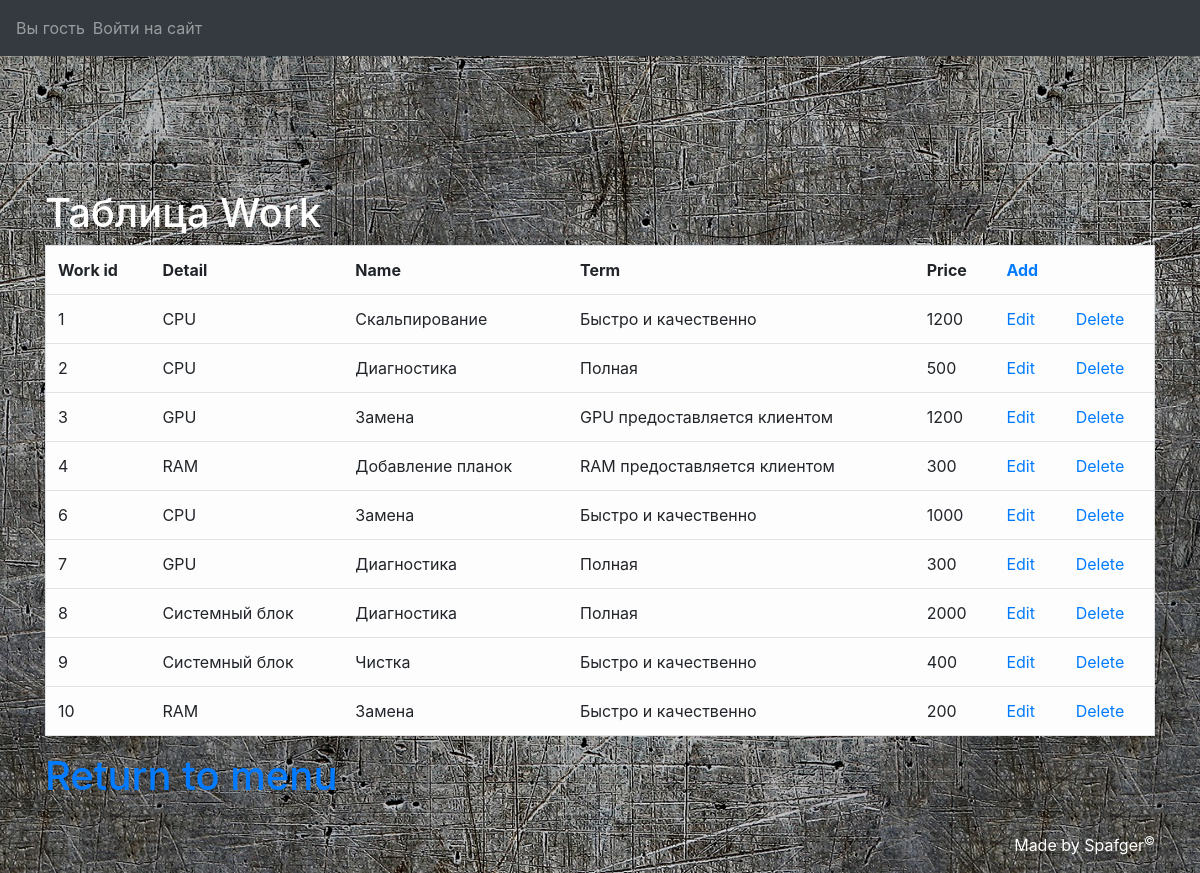
Page /LabaUD/mainmenu/Work/outwork on the committed database.
### LabaUD/models.py (models this page shows, shortened)
class Work(models.Model):
    id_work = models.AutoField(primary_key=True)
    detail = models.CharField(max_length=128)
    work_name = models.CharField(max_length=64)
    work_term = models.CharField(max_length=128)
    work_price = models.IntegerField()

### LabaUD/views.py (the view)
def outwork(request):
    cur_user = get_user(request)
    work_list = Work.objects.all()
    return render(request, "bdedit/Work/outwork.html", locals())

### templates/bdedit/Work/outwork.html (shortened to what this page needs)
{% extends "base.html" %}
{% block content %}
    <div class="container">
        <h1 style="color: #FFFFFF">Таблица Work</h1>
        <table class="table table-light border table-hover" align="center">
            <tr class="bold_text">
                <td>Work id</td>
                <td>Detail</td>
                <td>Name</td>
                <td>Term</td>
                <td>Price</td>
                <td><a href="{% url "add_work" %}">Add</a></td>
            </tr>
            {% for work in work_list %}
                <tr>
                    <td>{{ work.id_work }}</td>
                    <td>{{ work.detail }}</td>
                    <td>{{ work.work_name }}</td>
                    <td>{{ work.work_term }}</td>
                    <td>{{ work.work_price }}</td>
                    <td><a href="{% url "edit_work" work.id_work %}">Edit</a></td>
                    <td><a href="{% url "delete_work" work.id_work %}">Delete</a></td>
                </tr>
            {% endfor %}
        </table>
        <h1><a href="../../mainmenu">Return to menu</a>
        </h1>
    </div>
{% endblock content %}

### LabaUD/static/css/styles.css (style rules this page uses)
.bold_text { font-weight: bold; }

### rows in the picture
Work: id_work "1", detail "CPU", work_name "Скальпирование", work_term "Быстро и качественно", work_price "1200"
Work: id_work "2", detail "CPU", work_name "Диагностика", work_term "Полная", work_price "500"
Work: id_work "3", detail "GPU", work_name "Замена", work_term "GPU предоставляется клиентом", work_price "1200"
Work: id_work "4", detail "RAM", work_name "Добавление планок", work_term "RAM предоставляется клиентом", work_price "300"
Work: id_work "6", detail "CPU", work_name "Замена", work_term "Быстро и качественно", work_price "1000"
Work: id_work "7", detail "GPU", work_name "Диагностика", work_term "Полная", work_price "300"
Work: id_work "8", detail "Системный блок", work_name "Диагностика", work_term "Полная", work_price "2000"
Work: id_work "9", detail "Системный блок", work_name "Чистка", work_term "Быстро и качественно", work_price "400"
Work: id_work "10", detail "RAM", work_name "Замена", work_term "Быстро и качественно", work_price "200"
